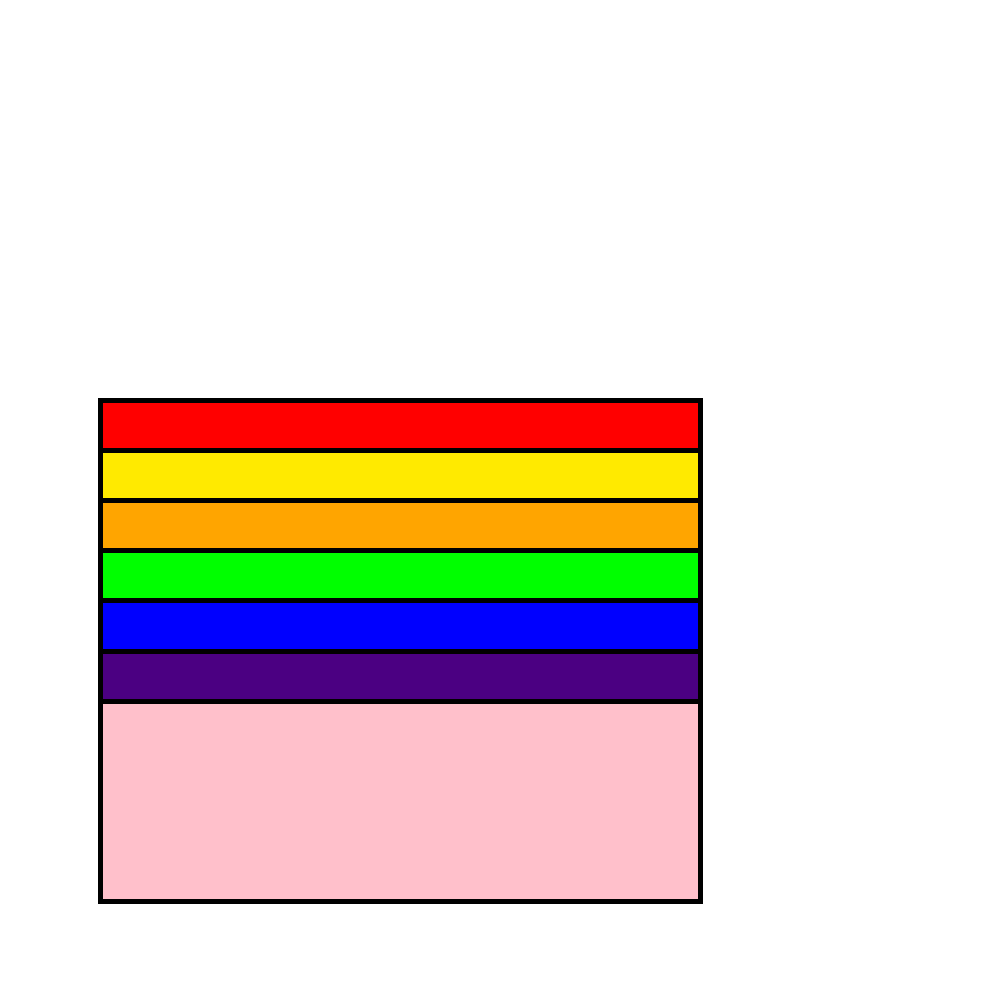
Frame 1 (no input)
Frame 60 (the mouse pressed at the canvas centre just before this capture): identical to frame 1, image omitted
Frame 120 (the mouse held since frame 60 and released just before this capture): identical to frame 1, image omitted

The Processing sketch that drew this single still picture (run headless with seeded random() and noise(); from frame 60 on, the mouse is pressed at the canvas centre):

// Processing sketch: labtest
// ── labtest.pde
Flag flag1 = new Flag(100,20 );
Flag flag2 = new Flag(500,500);

void setup()
{
  size(1000,1000);
  background(0);
}

void draw()
{
  background(255);
  flag1.drawFlag();
  flag2.drawFlag();
}

 ArrayList<Flag> flags = new ArrayList <Flag>();



class Flag
{
 
  Flag (float w, float h){
  float j = 100.0f;
  float k = 600.0f;
  w = j;
  h = k;
  }
 
 
  
  public void drawFlag()
  {
      for (int i = 0; i < 4; i = i+1) 
  {
    fill(255,0,0);
    rect(100, 400, 600, 200);
    for (int l = 0; i < 5; i = i+50) {
      
      float startx = 100;
      float starty = 400 + i*50;
      float endx = 600;
      float endy = 400+ i*50;
      
      strokeWeight(5);
      stroke(0);
      line(startx,starty,endx,endy); 
      fill(255, 165,0);
      line(startx, starty,endx, endy);
      fill(255, 234, 0);
      rect(startx,400+i+50,600,200);
      fill(255, 165,0); // orange
      rect(startx, 400 + i +100,600,200);
      fill(0, 255, 0); // green
      rect(startx, 400 +i +150, 600, 200);
      fill(0,0,255); // blue
      rect(startx,400 +i +200, 600, 200);
      fill(75,0,130);
      rect(startx, 400 + 1 + 250, 600,200);
      fill(255, 192, 203);
      rect(startx, 400 + 1 + 300, 600,200);
    }
  }
  }
  
    
  

  
}
    
    
